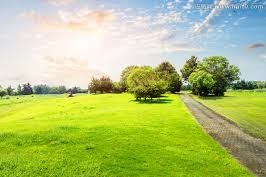
%> input picture imgA.jpg, 266 x 177 px
$ octave week5_gray.m   (GNU Octave 9; MATLAB toolbox functions it lacks are replaced by stand-ins)
%> lines starting %> are read from the running program, lines starting %| are printed output that depends on the picture
### GetHist.m
function [hist,cdf] = GetHist(img)
    hist = zeros(1,256);
    cdf = zeros(1,256);
    [M,N] = size(img);
    for m = 1 : 1 : M
       for n = 1 : 1 : N
            hist(img(m,n)+1) = hist(img(m,n)+1) + 1;
       end
    end
    hist = hist/(M*N);
    cdf(1) = hist(1);
    for m = 2 : 1 : 256
        cdf(m) = cdf(m-1) + hist(m);
    end
end

### week5_gray.m
clear all,close all, clc;
imgA = imread('imgA.jpg');
%> imgA is the input picture: size 177x266x3 uint8; mean R, G, B 176.3, 193.3, 119.3
imgB = imread('imgB.jpg');
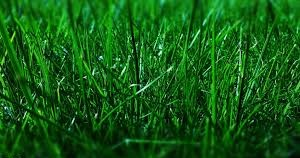
%> input picture imgB.jpg, 300 x 158 px
%> imgB is the input picture: size 158x300x3 uint8; mean R, G, B 20.7, 90.9, 21.6
imgA = rgb2gray(imgA);
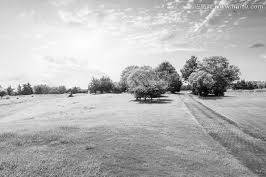
%> imgA: size 177x266 uint8; min 1, max 254, mean 179.8
imgB = rgb2gray(imgB);
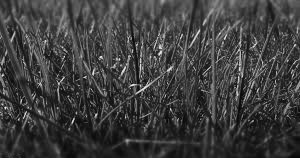
%> imgB: size 158x300 uint8; min 5, max 239, mean 62
[M1,N1] = size(imgA);
%> M1 = 177; N1 = 266
[M2,N2] = size(imgB);
%> M2 = 158; N2 = 300
imgA2B = zeros(M1,N1);
imgB2A = zeros(M2,N2);
imgA = double(imgA);
%> imgA: size 177x266 double
imgB = double(imgB);
%> imgB: size 158x300 double
histA = zeros(1,256);
histA2B = zeros(1,256);
cdfA = zeros(1,256);
mapA2B = zeros(1,256);
histB = zeros(1,256);
histB2A = zeros(1,256);
cdfB = zeros(1,256);
mapB2A = zeros(1,256);
[histA,cdfA] = GetHist(imgA);
%> after the loop in GetHist, `for m = 1 : 1 : M`: hist = 256 values, max 576 at index 238, min 0 at index 1, mean 183.9
%> in GetHist, `hist = hist/(M*N);`: hist = 256 values, max 0.0122 at index 238, min 0 at index 1, mean 0.00391
%> after the loop in GetHist, `for m = 2 : 1 : 256`: cdf = 256 values from 0 to 1
%> histA has the same summary as hist in GetHist; cdfA = 256 values from 0 to 1
[histB,cdfB] = GetHist(imgB);
%> histB = 256 values, max 0.0172 at index 33, min 0 at index 1, mean 0.00391; cdfB = 256 values from 0 to 1
for a = 1 : 1 : 256
    for b = 1 : 1 : 255
        if (b == 1)&&(cdfA(a)<=cdfB(b))
            mapA2B(a) = 1;
            break;
        end
        if (cdfA(a) <= cdfB(b+1))&&(cdfA(a) >= cdfB(b))
           if cdfA(a)<=(cdfB(b+1)+cdfB(b))
               mapA2B(a) = b;
               break;
           else
               mapA2B(a) = b+1;
               break;
           end
        end
    end
end
%> after the loop, mapA2B = 256 values from 1 to 239
for b = 1 : 1 : 256
    for a = 1 : 1 : 255
        if (a == 1)&&(cdfB(b)<=cdfA(a))
            mapB2A(b) = 1;
            break;
        end
        if (cdfB(b) <= cdfA(a+1))&&(cdfB(b) >= cdfA(a))
           if cdfB(b)<=(cdfA(a+1)+cdfA(a))
               mapB2A(b) = a;
               break;
           else
               mapB2A(b) = a+1;
               break;
           end
        end
    end
end
%> after the loop, mapB2A = 256 values, max 254 at index 233, min 0 at index 240, mean 194
for m = 1 : 1 : M1
    for n = 1 : 1 : N1
        imgA2B(m,n) = mapA2B(imgA(m,n)+1);
    end
end
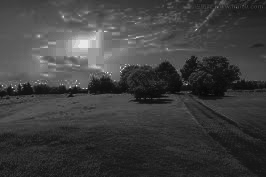
%> imgA2B: size 177x266 double; min 7, max 239, mean 62.6
for m = 1 : 1 : M2
    for n = 1 : 1 : N2
        imgB2A(m,n) = mapB2A(imgB(m,n)+1);
    end
end
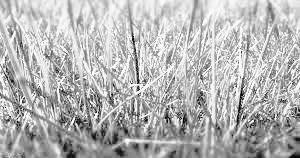
%> imgB2A: size 158x300 double; min 0, max 254, mean 180.8
histA2B = GetHist(imgA2B);
%> histA2B = 256 values, max 0.021 at index 37, min 0 at index 1, mean 0.00391
histB2A = GetHist(imgB2A);
%> histB2A = 256 values, max 0.0172 at index 137, min 0 at index 4, mean 0.00391
figure;
subplot(2,2,1);
stem(histA);
title('original histogram of A');
subplot(2,2,2);
stem(histB);
title('original histogram of B');
subplot(2,2,3);
stem(histA2B);
title('histogram of A in style B');
subplot(2,2,4);
stem(histB2A);
title('histogram of B in style A');
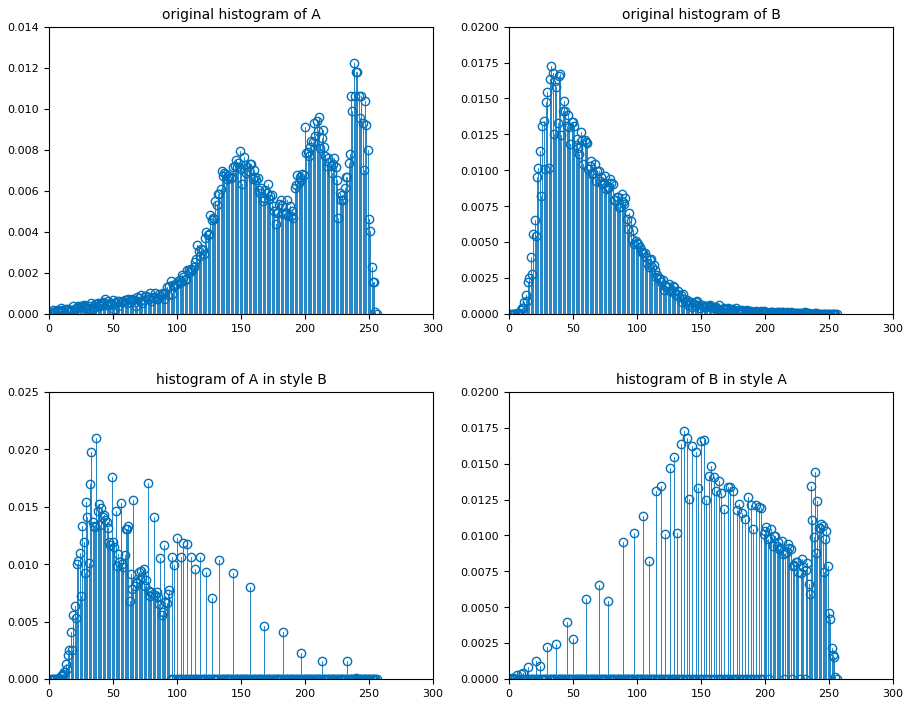
%> figure redrawn from the program's plot data, 4 panels; panel 1: highest point at x = 238, y = 0.0122; panel 2: highest point at x = 33, y = 0.0172; panel 3: highest point at x = 37, y = 0.021; panel 4: highest point at x = 137, y = 0.0172
figure;
subplot(2,2,1);
imshow(uint8(imgA));
title('Original Image A');
subplot(2,2,2);
imshow(uint8(imgB));
title('Original Image B');
subplot(2,2,3);
imshow(uint8(imgA2B));
title('Image A in style B');
subplot(2,2,4);
imshow(uint8(imgB2A));
title('Image B in style A');
